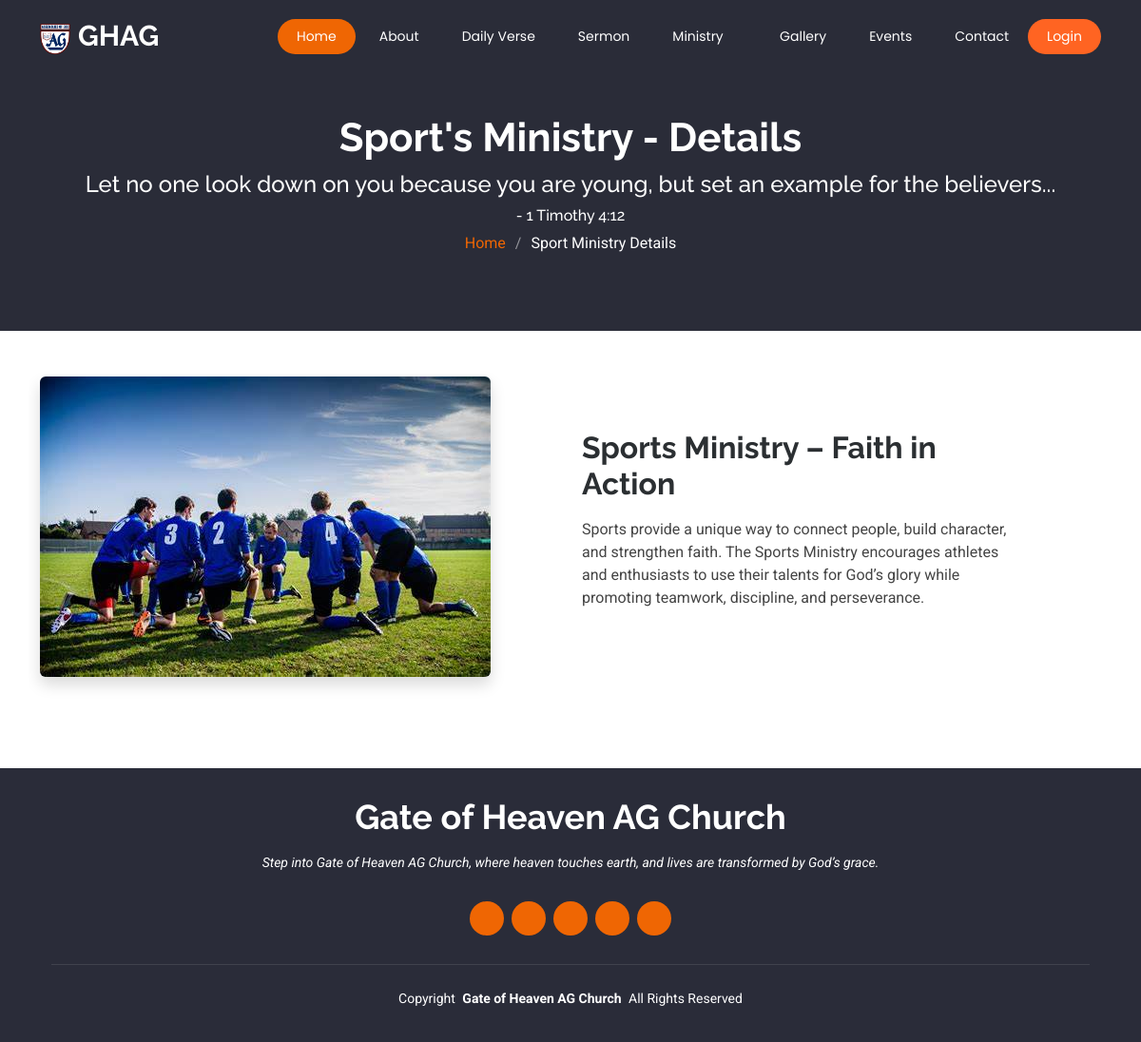
The page /sports-ministries on the database its author committed.
### church_app/models.py (models this page shows, shortened)
class Ministry(models.Model):
    CATEGORY_CHOICES = [
        ('childrens ministry', 'Childrens Ministry'),
        ('youths ministry', 'Youths Ministry'),
        ('sports ministry', 'Sports Ministry'),
        ('mens ministry', 'Mens Ministry'),
        ('womens ministry', 'Womens Ministry'),
    ]
    title = models.CharField(max_length=255)
    image = models.ImageField(upload_to='media/store/images/ministry' ,default="",blank=True)
    category = models.CharField(max_length=20, choices=CATEGORY_CHOICES)
    body=models.TextField()

### church_app/views.py (the view)
# urls.py: path('sports-ministries',views.sport,name='sport'),
def sport(request):
    sportministry=Ministry.objects.filter(category='sports ministry')
    return render(request,"ministries/sports_ministry.html",{"sportministry" : sportministry})

### church_app/templates/ministries/sports_ministry.html
{% extends 'base.html' %}
{% load static %}
{% block content %}
<main class="main">
  <div class="page-title dark-background">
    <div class="container position-relative">
        <h1>Sport's Ministry - Details</h1>
        <h4>Let no one look down on you because you are young, but set an example for the believers...</h4>
        <h6>- 1 Timothy 4:12</h6>
        <nav class="breadcrumbs">
            <ol>
                <li><a href="{% url 'index' %}">Home</a></li>
                <li class="current">Sport Ministry Details</li>
            </ol>
        </nav>
    </div>
</div>
    <section class="container py-5">
        {% for j in sportministry %}
        <div class="row align-items-center mb-5" data-aos="fade-up" data-aos-delay="200">
            <div class="col-md-6">
                <img src="{{ j.image }}" alt="{{ j.title }}" class="img-fluid rounded shadow">
            </div>
            <div class="col-md-5">
                <h2 class="fw-bold text-secondary-emphasis">{{ j.title }}</h2>
                <p class="text-dark">{{ j.body|linebreaks }}</p>
            </div>
        </div>
        {% endfor %}
    </section>
</main>
{% endblock %}

### static/assets/css/main.css (style rules this page uses)
:root { --default-font: "Roboto", system-ui, -apple-system, "Segoe UI", Roboto, "Helvetica Neue", Arial, "Noto Sans", "Liberation Sans", sans-serif, "Apple Color Emoji", "Segoe UI Emoji", "Segoe UI Symbol", "Noto Color Emoji"; --heading-font: "Raleway", sans-serif; --nav-font: "Poppins", sans-serif; }
:root { --background-color: #ffffff; --default-color: #444444; --heading-color: #2a2c39; --accent-color: #ef6603; --surface-color: #ffffff; --contrast-color: #ffffff; }
:root { --nav-color: #ffffff; --nav-hover-color: #ef6603; --nav-mobile-background-color: #ffffff; --nav-dropdown-background-color: #ffffff; --nav-dropdown-color: #060606; --nav-dropdown-hover-color: #ef6603; }
.dark-background { --background-color: #2a2c39; --default-color: #ffffff; --heading-color: #ffffff; --surface-color: #404356; --contrast-color: #ffffff; }
:root { scroll-behavior: smooth; }
body { color: var(--default-color); background-color: var(--background-color); font-family: var(--default-font); }
a { color: var(--accent-color); text-decoration: none; transition: 0.3s; }
h1, h2, h3, h4, h5, h6 { color: var(--heading-color); font-family: var(--heading-font); }
.page-title { color: var(--default-color); background-color: var(--background-color); background-size: cover; background-position: center; background-repeat: no-repeat; padding: 120px 0 80px 0; text-align: center; position: relative; }
.page-title:before { content: ""; background-color: color-mix(in srgb, var(--background-color), transparent 50%); position: absolute; inset: 0; }
.page-title h1 { font-size: 42px; font-weight: 700; margin-bottom: 10px; }
.page-title .breadcrumbs ol { display: flex; flex-wrap: wrap; list-style: none; justify-content: center; padding: 0; margin: 0; font-size: 16px; font-weight: 400; }
.page-title .breadcrumbs ol li+li { padding-left: 10px; }
.page-title .breadcrumbs ol li+li::before { content: "/"; display: inline-block; padding-right: 10px; color: color-mix(in srgb, var(--default-color), transparent 50%); }
section, .section { color: var(--default-color); background-color: var(--background-color); padding: 20px 0; scroll-margin-top: 77px; overflow: clip; }

### rows shown on the page
Ministry: image (picture), title "Sports Ministry – Faith in Action", body "Sports provide a unique way to connect people, build character, and strengthen faith. The Sports Ministry encourages athletes and enthusiasts to use their talents for God’s glory while promoting teamwork, discipline, and perseverance."
